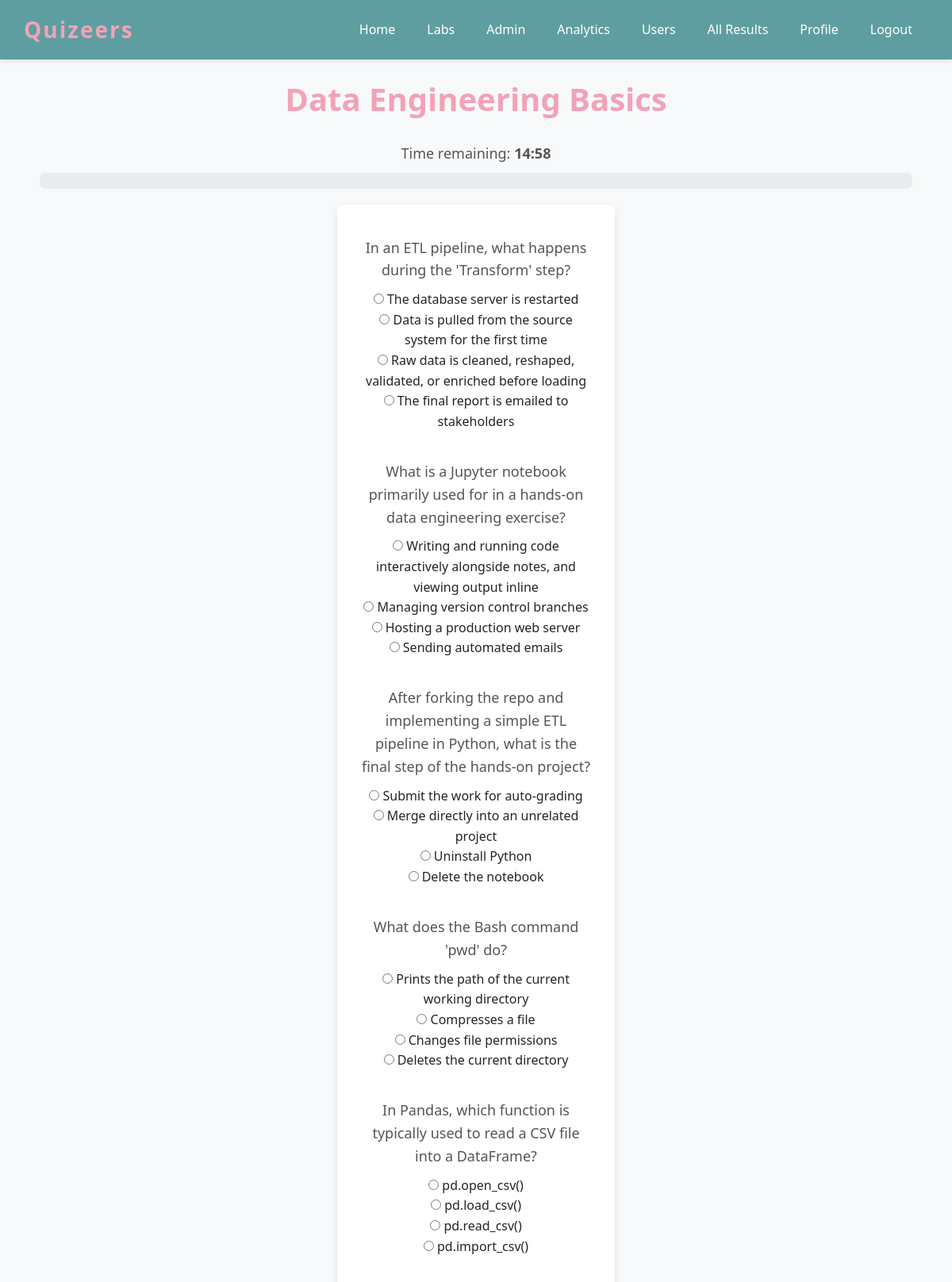
The page /quiz/1 (signed in, upper part) on the database its author committed.
### app.py (models this page shows)
class Quiz(db.Model):
    id = db.Column(db.Integer, primary_key=True)
    title = db.Column(db.String(255), nullable=False)
    description = db.Column(db.Text, default="")
    is_deleted = db.Column(db.Boolean, default=False)
    category = db.Column(db.String(100), default="General")
    difficulty = db.Column(db.String(20), default="Medium")
    time_limit_minutes = db.Column(db.Integer, nullable=True)
    max_attempts = db.Column(db.Integer, nullable=True)
    shuffle_questions = db.Column(db.Boolean, default=True)
    questions = db.relationship(
        "Question", backref="quiz", lazy=True, cascade="all, delete-orphan"
    )

class Question(db.Model):
    id = db.Column(db.Integer, primary_key=True)
    quiz_id = db.Column(db.Integer, db.ForeignKey("quiz.id"), nullable=False)
    text = db.Column(db.Text, nullable=False)
    correct_answer = db.Column(db.String(1), nullable=False)
    answers = db.relationship(
        "Answer", backref="question", lazy=True, cascade="all, delete-orphan",
        order_by="Answer.letter"
    )

class Answer(db.Model):
    id = db.Column(db.Integer, primary_key=True)
    question_id = db.Column(db.Integer, db.ForeignKey("question.id"), nullable=False)
    text = db.Column(db.String(500), nullable=False)
    letter = db.Column(db.String(1), nullable=False)  # 'A', 'B', 'C', 'D'

### app.py (the view, shortened to what this page needs)
@app.route("/quiz/<int:quiz_id>", methods=["GET", "POST"])
@login_required
def take_quiz(quiz_id):
    quiz = db.get_or_404(Quiz, quiz_id)
    attempts_used = Result.query.filter_by(user_id=current_user.id, quiz_id=quiz.id).count()
    if quiz.max_attempts and attempts_used >= quiz.max_attempts and request.method == "GET":
        flash(
            f"You've used all {quiz.max_attempts} attempt(s) for this quiz.",
            "error",
        )
        return redirect(url_for("user_view_results"))
    questions = list(quiz.questions)
    if quiz.shuffle_questions:
        random.shuffle(questions)
        questions = [_with_shuffled_answers(q) for q in questions]
    return render_template(
        "take_quiz.html",
        quiz=quiz,
        questions=questions,
        attempts_used=attempts_used,
    )

### app.py (called while the page is built)
@login_manager.user_loader
def load_user(user_id):
    return db.session.get(User, int(user_id))

def _with_shuffled_answers(question):
    shuffled = random.sample(question.answers, k=len(question.answers))
    return SimpleNamespace(id=question.id, text=question.text, answers=shuffled)

### templates/take_quiz.html (shortened to what this page needs)
{% extends 'base.html' %}
{% block content %}
    <h1>{{ quiz.title }}</h1>
    {% if quiz.time_limit_minutes %}
        <p style="text-align:center;">
            Time remaining: <strong id="time-remaining">{{ quiz.time_limit_minutes }}:00</strong>
        </p>
    {% endif %}
    <div class="progress" style="height: 20px; margin-bottom: 20px;">
    </div>
    <form method="POST" id="quiz-form">
        {% for question in questions %}
            <p>{{ question.text }}</p>
            {% for answer in question.answers %}
                <input type="radio" class="quiz-radio" name="question_{{ question.id }}" value="{{ answer.text }}"> {{ answer.text }}<br>
            {% endfor %}
            <br>
        {% endfor %}
    </form>
    <br>
{% endblock %}

### static/css/styles.css (style rules this page uses)
body { font-family: 'Segoe UI', Tahoma, Geneva, Verdana, sans-serif; margin: 0; padding: 0; background-color: #f8f9fa; line-height: 1.6; }
h1 { font-family: 'Segoe UI', Tahoma, Geneva, Verdana, sans-serif; font-weight: 700; color: #f2a2b8; text-align: center; margin-bottom: 30px; }
main p { font-size: 18px; margin: 10px 0; color: #555; }
form { background-color: white; padding: 30px; margin: 0 auto; width: 350px; border-radius: 8px; box-shadow: 0 4px 12px rgba(0, 0, 0, 0.1); }

### rows shown on the page
Quiz: title "Data Engineering Basics"
Question: text "In an ETL pipeline, what happens during the 'Transform' step?"
Answer: text "The database server is restarted"
Answer: text "Data is pulled from the source system for the first time"
Answer: text "Raw data is cleaned, reshaped, validated, or enriched before loading"
Answer: text "The final report is emailed to stakeholders"
Question: text "What is a Jupyter notebook primarily used for in a hands-on data engineering exercise?"
Answer: text "Writing and running code interactively alongside notes, and viewing output inline"
Answer: text "Managing version control branches"
Answer: text "Hosting a production web server"
Answer: text "Sending automated emails"
Question: text "After forking the repo and implementing a simple ETL pipeline in Python, what is the final step of the hands-on project?"
Answer: text "Submit the work for auto-grading"
Answer: text "Merge directly into an unrelated project"
Answer: text "Uninstall Python"
Answer: text "Delete the notebook"
Question: text "What does the Bash command 'pwd' do?"
Answer: text "Prints the path of the current working directory"
Answer: text "Compresses a file"
Answer: text "Changes file permissions"
Answer: text "Deletes the current directory"
Question: text "In Pandas, which function is typically used to read a CSV file into a DataFrame?"
Answer: text "pd.open_csv()"
Answer: text "pd.load_csv()"
Answer: text "pd.read_csv()"
Answer: text "pd.import_csv()"
